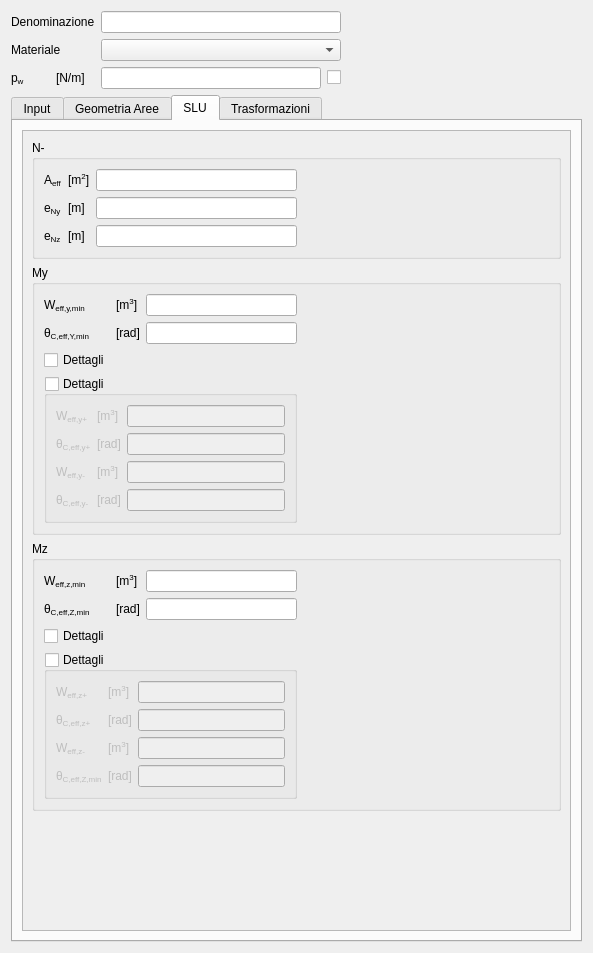
<?xml version="1.0" encoding="UTF-8"?>
<ui version="4.0">
 <class>SectionThinContSteelGUI</class>
 <widget class="QWidget" name="SectionThinContSteelGUI">
  <property name="geometry">
   <rect>
    <x>0</x>
    <y>0</y>
    <width>593</width>
    <height>953</height>
   </rect>
  </property>
  <property name="windowTitle">
   <string>Form</string>
  </property>
  <layout class="QGridLayout" name="gridLayout_2">
   <item row="1" column="0" colspan="2">
    <widget class="QLabel" name="materialLabel">
     <property name="text">
      <string>&lt;html&gt;&lt;/head&gt;
&lt;body&gt;
Materiale
&lt;/body&gt;
&lt;/html&gt;</string>
     </property>
    </widget>
   </item>
   <item row="0" column="0" colspan="2">
    <widget class="QLabelRichName" name="nameLabel">
     <property name="text">
      <string>Denominazione</string>
     </property>
    </widget>
   </item>
   <item row="2" column="0">
    <widget class="QLabelRichName" name="pWLabel">
     <property name="text">
      <string>&lt;html&gt;&lt;/head&gt;
&lt;body&gt;
p&lt;span style=&quot; vertical-align:sub;&quot;&gt;w&lt;/span&gt;
&lt;/body&gt;
&lt;/html&gt;</string>
     </property>
    </widget>
   </item>
   <item row="2" column="1">
    <widget class="QLabelUnitMeasure" name="pWUMLabel">
     <property name="text">
      <string>&lt;html&gt;&lt;/head&gt;
&lt;body&gt;
[N/m]
&lt;/body&gt;&lt;/html&gt;</string>
     </property>
    </widget>
   </item>
   <item row="2" column="2">
    <widget class="QLineEditValue" name="pWLEdit"/>
   </item>
   <item row="0" column="4">
    <spacer name="horizontalSpacer">
     <property name="orientation">
      <enum>Qt::Horizontal</enum>
     </property>
     <property name="sizeHint" stdset="0">
      <size>
       <width>235</width>
       <height>20</height>
      </size>
     </property>
    </spacer>
   </item>
   <item row="3" column="0" colspan="5">
    <widget class="QTabWidget" name="tabWidget">
     <property name="currentIndex">
      <number>2</number>
     </property>
     <widget class="QWidget" name="inputTab">
      <attribute name="title">
       <string>Input</string>
      </attribute>
      <layout class="QGridLayout" name="gridLayout_3">
       <item row="1" column="0">
        <widget class="QLabelRichName" name="tLabel">
         <property name="text">
          <string>t</string>
         </property>
        </widget>
       </item>
       <item row="1" column="2">
        <widget class="QLineEditValue" name="tLEdit"/>
       </item>
       <item row="1" column="1">
        <widget class="QLabelUnitMeasure" name="tUMLabel">
         <property name="text">
          <string>&lt;!DOCTYPE HTML PUBLIC &quot;-//W3C//DTD HTML 4.0//EN&quot; &quot;http://www.w3.org/TR/REC-html40/strict.dtd&quot;&gt;
&lt;html&gt;&lt;head&gt;&lt;meta name=&quot;qrichtext&quot; content=&quot;1&quot; /&gt;&lt;style type=&quot;text/css&quot;&gt;
p, li { white-space: pre-wrap; }
&lt;/style&gt;&lt;/head&gt;&lt;body style=&quot; font-family:'MS Shell Dlg 2'; font-size:8.25pt; font-weight:400; font-style:normal;&quot;&gt;
&lt;p style=&quot; margin-top:0px; margin-bottom:0px; margin-left:0px; margin-right:0px; -qt-block-indent:0; text-indent:0px;&quot;&gt;&lt;span style=&quot; font-size:8pt;&quot;&gt;[m]&lt;/span&gt;&lt;/p&gt;&lt;/body&gt;&lt;/html&gt;</string>
         </property>
        </widget>
       </item>
       <item row="2" column="0" colspan="4">
        <widget class="QGroupBox" name="PointsGBox">
         <property name="title">
          <string>Punti</string>
         </property>
         <layout class="QGridLayout" name="gridLayout">
          <item row="0" column="0" colspan="2">
           <layout class="QHBoxLayout" name="horizontalLayout">
            <item>
             <widget class="QLabelRichName" name="isClosedLabel">
              <property name="text">
               <string>Sezione chiusa</string>
              </property>
             </widget>
            </item>
            <item>
             <widget class="QCheckBoxBool" name="isClosedCheckBox">
              <property name="text">
               <string/>
              </property>
             </widget>
            </item>
            <item>
             <spacer name="isCLosedSpacer">
              <property name="orientation">
               <enum>Qt::Horizontal</enum>
              </property>
              <property name="sizeHint" stdset="0">
               <size>
                <width>40</width>
                <height>20</height>
               </size>
              </property>
             </spacer>
            </item>
           </layout>
          </item>
          <item row="1" column="0">
           <widget class="QPushButton" name="addPointsPButton">
            <property name="text">
             <string>+</string>
            </property>
           </widget>
          </item>
          <item row="1" column="1">
           <widget class="QPushButton" name="removePointsPButton">
            <property name="text">
             <string>-</string>
            </property>
           </widget>
          </item>
          <item row="2" column="0" colspan="2">
           <widget class="QTableView" name="pointsTableView"/>
          </item>
         </layout>
        </widget>
       </item>
       <item row="1" column="3">
        <spacer name="horizontalSpacer_2">
         <property name="orientation">
          <enum>Qt::Horizontal</enum>
         </property>
         <property name="sizeHint" stdset="0">
          <size>
           <width>40</width>
           <height>20</height>
          </size>
         </property>
        </spacer>
       </item>
      </layout>
     </widget>
     <widget class="QWidget" name="geometricDataTab">
      <attribute name="title">
       <string>Geometria Aree</string>
      </attribute>
      <layout class="QGridLayout" name="gridLayout_15">
       <item row="0" column="0">
        <widget class="QScrollArea" name="geometricDataScrollArea">
         <property name="widgetResizable">
          <bool>true</bool>
         </property>
         <widget class="QWidget" name="geometricDataScrollAreaContents">
          <property name="geometry">
           <rect>
            <x>0</x>
            <y>0</y>
            <width>551</width>
            <height>779</height>
           </rect>
          </property>
          <layout class="QGridLayout" name="geometricDataLayout"/>
         </widget>
        </widget>
       </item>
      </layout>
     </widget>
     <widget class="QWidget" name="ULSTab">
      <attribute name="title">
       <string>SLU</string>
      </attribute>
      <layout class="QGridLayout" name="gridLayout_4">
       <item row="0" column="0">
        <widget class="QScrollArea" name="scrollArea">
         <property name="widgetResizable">
          <bool>true</bool>
         </property>
         <widget class="QWidget" name="scrollAreaWidgetContents">
          <property name="geometry">
           <rect>
            <x>0</x>
            <y>0</y>
            <width>537</width>
            <height>833</height>
           </rect>
          </property>
          <layout class="QGridLayout" name="gridLayout_14">
           <item row="0" column="0">
            <widget class="QGroupBox" name="ULSNGBox">
             <property name="title">
              <string>N-</string>
             </property>
             <layout class="QGridLayout" name="gridLayout_13">
              <item row="0" column="0">
               <layout class="QGridLayout" name="gridLayout_12">
                <item row="0" column="0">
                 <widget class="QLabelRichName" name="ANMinusEffLabel">
                  <property name="text">
                   <string>A&lt;span style=&quot;vertical-align:sub;&quot;&gt;eff&lt;/span&gt;</string>
                  </property>
                 </widget>
                </item>
                <item row="0" column="1">
                 <widget class="QLabelUnitMeasure" name="ANMinusEffUMLabel">
                  <property name="text">
                   <string>[m&lt;span style=&quot; vertical-align:super;&quot;&gt;2&lt;/span&gt;]</string>
                  </property>
                 </widget>
                </item>
                <item row="0" column="2">
                 <widget class="QLineEditValue" name="ANMinusEffLEdit"/>
                </item>
                <item row="1" column="0">
                 <widget class="QLabelRichName" name="eGNMinusEffYLabel">
                  <property name="text">
                   <string>e&lt;span style=&quot;vertical-align:sub;&quot;&gt;Ny&lt;/span&gt;</string>
                  </property>
                 </widget>
                </item>
                <item row="1" column="1">
                 <widget class="QLabelUnitMeasure" name="eGNMinusEffYUMLabel">
                  <property name="text">
                   <string>[m]</string>
                  </property>
                 </widget>
                </item>
                <item row="1" column="2">
                 <widget class="QLineEditValue" name="eGNMinusEffYLEdit"/>
                </item>
                <item row="2" column="0">
                 <widget class="QLabelRichName" name="eGNMinusEffZLabel">
                  <property name="text">
                   <string>e&lt;span style=&quot;vertical-align:sub;&quot;&gt;Nz&lt;/span&gt;</string>
                  </property>
                 </widget>
                </item>
                <item row="2" column="1">
                 <widget class="QLabelUnitMeasure" name="eGNMinusEffZUMLabel">
                  <property name="text">
                   <string>[m]</string>
                  </property>
                 </widget>
                </item>
                <item row="2" column="2">
                 <widget class="QLineEditValue" name="eGNMinusEffZLEdit"/>
                </item>
               </layout>
              </item>
              <item row="0" column="1">
               <spacer name="horizontalSpacer_3">
                <property name="orientation">
                 <enum>Qt::Horizontal</enum>
                </property>
                <property name="sizeHint" stdset="0">
                 <size>
                  <width>40</width>
                  <height>20</height>
                 </size>
                </property>
               </spacer>
              </item>
             </layout>
            </widget>
           </item>
           <item row="1" column="0">
            <widget class="QGroupBox" name="ULSMyGBox">
             <property name="title">
              <string>My</string>
             </property>
             <layout class="QGridLayout" name="gridLayout_9">
              <item row="0" column="0">
               <layout class="QGridLayout" name="gridLayout_6">
                <item row="0" column="0">
                 <widget class="QLabelRichName" name="WEffYMinLabel">
                  <property name="text">
                   <string>W&lt;span style=&quot;vertical-align:sub;&quot;&gt;eff,y,min&lt;/span&gt;</string>
                  </property>
                 </widget>
                </item>
                <item row="0" column="1">
                 <widget class="QLabelUnitMeasure" name="WEffYMinUMLabel">
                  <property name="text">
                   <string>[m&lt;span style=&quot; vertical-align:super;&quot;&gt;3&lt;/span&gt;]</string>
                  </property>
                 </widget>
                </item>
                <item row="0" column="2">
                 <widget class="QLineEditValue" name="WEffYMinLEdit"/>
                </item>
                <item row="1" column="0">
                 <widget class="QLabelRichName" name="thetaCMyyMinEffLabel">
                  <property name="text">
                   <string>θ&lt;span style=&quot; vertical-align:sub;&quot;&gt;C,eff,Y,min&lt;/span&gt;</string>
                  </property>
                 </widget>
                </item>
                <item row="1" column="1">
                 <widget class="QLabelUnitMeasure" name="thetaCMyyMinEffUMLabel">
                  <property name="text">
                   <string>[rad]</string>
                  </property>
                 </widget>
                </item>
                <item row="1" column="2">
                 <widget class="QLineEditValue" name="thetaCMyyMinEffLEdit"/>
                </item>
                <item row="2" column="0">
                 <widget class="QCheckBox" name="ULSMyDetailsCheckBox">
                  <property name="text">
                   <string>Dettagli</string>
                  </property>
                 </widget>
                </item>
                <item row="3" column="0" colspan="3">
                 <widget class="QGroupBox" name="ULSMyDetailsGroupBox">
                  <property name="title">
                   <string>Dettagli</string>
                  </property>
                  <property name="checkable">
                   <bool>true</bool>
                  </property>
                  <property name="checked">
                   <bool>false</bool>
                  </property>
                  <layout class="QGridLayout" name="gridLayout_7">
                   <item row="1" column="0">
                    <widget class="QLabelRichName" name="thetaCMyyPlusEffLabel">
                     <property name="text">
                      <string>θ&lt;span style=&quot; vertical-align:sub;&quot;&gt;C,eff,y+&lt;/span&gt;</string>
                     </property>
                    </widget>
                   </item>
                   <item row="2" column="2">
                    <widget class="QLineEditValue" name="WEffYMinusLEdit"/>
                   </item>
                   <item row="0" column="0">
                    <widget class="QLabelRichName" name="WEffYPlusLabel">
                     <property name="text">
                      <string>W&lt;span style=&quot;vertical-align:sub;&quot;&gt;eff,y+&lt;/span&gt;</string>
                     </property>
                    </widget>
                   </item>
                   <item row="0" column="1">
                    <widget class="QLabelUnitMeasure" name="WEffYPlusUMLabel">
                     <property name="text">
                      <string>[m&lt;span style=&quot; vertical-align:super;&quot;&gt;3&lt;/span&gt;]</string>
                     </property>
                    </widget>
                   </item>
                   <item row="0" column="2">
                    <widget class="QLineEditValue" name="WEffYPlusLEdit"/>
                   </item>
                   <item row="2" column="1">
                    <widget class="QLabelUnitMeasure" name="WEffYMinusUMLabel">
                     <property name="text">
                      <string>[m&lt;span style=&quot; vertical-align:super;&quot;&gt;3&lt;/span&gt;]</string>
                     </property>
                    </widget>
                   </item>
                   <item row="2" column="0">
                    <widget class="QLabelRichName" name="WEffYMinusLabel">
                     <property name="text">
                      <string>W&lt;span style=&quot;vertical-align:sub;&quot;&gt;eff,y-&lt;/span&gt;</string>
                     </property>
                    </widget>
                   </item>
                   <item row="1" column="1">
                    <widget class="QLabelUnitMeasure" name="thetaCMyyPlusEffUMLabel">
                     <property name="text">
                      <string>[rad]</string>
                     </property>
                    </widget>
                   </item>
                   <item row="1" column="2">
                    <widget class="QLineEditValue" name="thetaCMyyPlusEffLEdit"/>
                   </item>
                   <item row="3" column="0">
                    <widget class="QLabelRichName" name="thetaCMyyMinusEffLabel">
                     <property name="text">
                      <string>θ&lt;span style=&quot; vertical-align:sub;&quot;&gt;C,eff,y-&lt;/span&gt;</string>
                     </property>
                    </widget>
                   </item>
                   <item row="3" column="1">
                    <widget class="QLabelUnitMeasure" name="thetaCMyyMinusEffUMLabel">
                     <property name="text">
                      <string>[rad]</string>
                     </property>
                    </widget>
                   </item>
                   <item row="3" column="2">
                    <widget class="QLineEditValue" name="thetaCMyyMinusEffLEdit"/>
                   </item>
                  </layout>
                 </widget>
                </item>
               </layout>
              </item>
              <item row="0" column="1">
               <spacer name="horizontalSpacer_4">
                <property name="orientation">
                 <enum>Qt::Horizontal</enum>
                </property>
                <property name="sizeHint" stdset="0">
                 <size>
                  <width>40</width>
                  <height>20</height>
                 </size>
                </property>
               </spacer>
              </item>
             </layout>
            </widget>
           </item>
           <item row="2" column="0">
            <widget class="QGroupBox" name="ULSMzGBox">
             <property name="title">
              <string>Mz</string>
             </property>
             <layout class="QGridLayout" name="gridLayout_8">
              <item row="0" column="0">
               <layout class="QGridLayout" name="gridLayout_10">
                <item row="2" column="0">
                 <widget class="QCheckBox" name="ULSMzDetailsCheckbox">
                  <property name="text">
                   <string>Dettagli</string>
                  </property>
                 </widget>
                </item>
                <item row="0" column="0">
                 <widget class="QLabelRichName" name="WEffZMinLabel">
                  <property name="text">
                   <string>W&lt;span style=&quot;vertical-align:sub;&quot;&gt;eff,z,min&lt;/span&gt;</string>
                  </property>
                 </widget>
                </item>
                <item row="0" column="2">
                 <widget class="QLineEditValue" name="WEffZMinLEdit"/>
                </item>
                <item row="1" column="1">
                 <widget class="QLabelUnitMeasure" name="thetaCMzzMinEffUMLabel">
                  <property name="text">
                   <string>[rad]</string>
                  </property>
                 </widget>
                </item>
                <item row="1" column="0">
                 <widget class="QLabelRichName" name="thetaCMzzMinEffLabel">
                  <property name="text">
                   <string>θ&lt;span style=&quot; vertical-align:sub;&quot;&gt;C,eff,Z,min&lt;/span&gt;</string>
                  </property>
                 </widget>
                </item>
                <item row="0" column="1">
                 <widget class="QLabelUnitMeasure" name="WEffZMinUMLabel">
                  <property name="text">
                   <string>[m&lt;span style=&quot; vertical-align:super;&quot;&gt;3&lt;/span&gt;]</string>
                  </property>
                 </widget>
                </item>
                <item row="1" column="2">
                 <widget class="QLineEditValue" name="thetaCMzzMinEffLEdit"/>
                </item>
                <item row="3" column="0" colspan="3">
                 <widget class="QGroupBox" name="ULSMzDetailsGroupBox">
                  <property name="title">
                   <string>Dettagli</string>
                  </property>
                  <property name="checkable">
                   <bool>true</bool>
                  </property>
                  <property name="checked">
                   <bool>false</bool>
                  </property>
                  <layout class="QGridLayout" name="gridLayout_5">
                   <item row="1" column="1">
                    <widget class="QLabelUnitMeasure" name="thetaCMzzPlusEffUMLabel">
                     <property name="text">
                      <string>[rad]</string>
                     </property>
                    </widget>
                   </item>
                   <item row="1" column="2">
                    <widget class="QLineEditValue" name="thetaCMzzPlusEffLEdit"/>
                   </item>
                   <item row="0" column="2">
                    <widget class="QLineEditValue" name="WEffZPlusLEdit"/>
                   </item>
                   <item row="2" column="0">
                    <widget class="QLabelRichName" name="WEffZMinusLabel">
                     <property name="text">
                      <string>W&lt;span style=&quot;vertical-align:sub;&quot;&gt;eff,z-&lt;/span&gt;</string>
                     </property>
                    </widget>
                   </item>
                   <item row="2" column="2">
                    <widget class="QLineEditValue" name="WEffZMinusLEdit"/>
                   </item>
                   <item row="0" column="0">
                    <widget class="QLabelRichName" name="WEffZPlusLabel">
                     <property name="text">
                      <string>W&lt;span style=&quot;vertical-align:sub;&quot;&gt;eff,z+&lt;/span&gt;</string>
                     </property>
                    </widget>
                   </item>
                   <item row="0" column="1">
                    <widget class="QLabelUnitMeasure" name="WEffZPlusUMLabel">
                     <property name="text">
                      <string>[m&lt;span style=&quot; vertical-align:super;&quot;&gt;3&lt;/span&gt;]</string>
                     </property>
                    </widget>
                   </item>
                   <item row="1" column="0">
                    <widget class="QLabelRichName" name="thetaCMzzPlusEffLabel">
                     <property name="text">
                      <string>θ&lt;span style=&quot; vertical-align:sub;&quot;&gt;C,eff,z+&lt;/span&gt;</string>
                     </property>
                    </widget>
                   </item>
                   <item row="2" column="1">
                    <widget class="QLabelUnitMeasure" name="WEffZMinusUMLabel">
                     <property name="text">
                      <string>[m&lt;span style=&quot; vertical-align:super;&quot;&gt;3&lt;/span&gt;]</string>
                     </property>
                    </widget>
                   </item>
                   <item row="3" column="0">
                    <widget class="QLabelRichName" name="thetaCMzzMinusEffLabel">
                     <property name="text">
                      <string>θ&lt;span style=&quot; vertical-align:sub;&quot;&gt;C,eff,Z,min&lt;/span&gt;</string>
                     </property>
                    </widget>
                   </item>
                   <item row="3" column="1">
                    <widget class="QLabelUnitMeasure" name="thetaCMzzMinusEffUMLabel">
                     <property name="text">
                      <string>[rad]</string>
                     </property>
                    </widget>
                   </item>
                   <item row="3" column="2">
                    <widget class="QLineEditValue" name="thetaCMzzMinusEffLEdit"/>
                   </item>
                  </layout>
                 </widget>
                </item>
               </layout>
              </item>
              <item row="0" column="1">
               <spacer name="horizontalSpacer_5">
                <property name="orientation">
                 <enum>Qt::Horizontal</enum>
                </property>
                <property name="sizeHint" stdset="0">
                 <size>
                  <width>40</width>
                  <height>20</height>
                 </size>
                </property>
               </spacer>
              </item>
             </layout>
            </widget>
           </item>
           <item row="3" column="0">
            <spacer name="verticalSpacer_6">
             <property name="orientation">
              <enum>Qt::Vertical</enum>
             </property>
             <property name="sizeHint" stdset="0">
              <size>
               <width>20</width>
               <height>40</height>
              </size>
             </property>
            </spacer>
           </item>
          </layout>
         </widget>
        </widget>
       </item>
      </layout>
     </widget>
     <widget class="QWidget" name="rotTransTab">
      <attribute name="title">
       <string>Trasformazioni</string>
      </attribute>
      <layout class="QVBoxLayout" name="verticalLayout_3"/>
     </widget>
    </widget>
   </item>
   <item row="2" column="3">
    <widget class="QCheckBoxReadOnly" name="pWCheckBox">
     <property name="text">
      <string/>
     </property>
    </widget>
   </item>
   <item row="1" column="2" colspan="2">
    <widget class="QComboBox" name="materialComboBox"/>
   </item>
   <item row="0" column="2" colspan="2">
    <widget class="QLineEditValue" name="nameLEdit"/>
   </item>
  </layout>
 </widget>
 <customwidgets>
  <customwidget>
   <class>QLabelRichName</class>
   <extends>QLabel</extends>
   <header>qlabelrichname.h</header>
  </customwidget>
  <customwidget>
   <class>QLineEditValue</class>
   <extends>QLineEdit</extends>
   <header>qlineeditvalue.h</header>
  </customwidget>
  <customwidget>
   <class>QLabelUnitMeasure</class>
   <extends>QLabel</extends>
   <header>qlabelunitmeasure.h</header>
  </customwidget>
  <customwidget>
   <class>QCheckBoxReadOnly</class>
   <extends>QCheckBox</extends>
   <header>qcheckboxreadonly.h</header>
  </customwidget>
  <customwidget>
   <class>QCheckBoxBool</class>
   <extends>QCheckBox</extends>
   <header location="global">qcheckboxbool.h</header>
  </customwidget>
 </customwidgets>
 <resources/>
 <connections>
  <connection>
   <sender>ULSMyDetailsCheckBox</sender>
   <signal>toggled(bool)</signal>
   <receiver>ULSMyDetailsGroupBox</receiver>
   <slot>setChecked(bool)</slot>
   <hints>
    <hint type="sourcelabel">
     <x>444</x>
     <y>375</y>
    </hint>
    <hint type="destinationlabel">
     <x>444</x>
     <y>487</y>
    </hint>
   </hints>
  </connection>
  <connection>
   <sender>ULSMyDetailsCheckBox</sender>
   <signal>toggled(bool)</signal>
   <receiver>ULSMyDetailsCheckBox</receiver>
   <slot>setHidden(bool)</slot>
   <hints>
    <hint type="sourcelabel">
     <x>444</x>
     <y>375</y>
    </hint>
    <hint type="destinationlabel">
     <x>444</x>
     <y>375</y>
    </hint>
   </hints>
  </connection>
  <connection>
   <sender>ULSMyDetailsGroupBox</sender>
   <signal>toggled(bool)</signal>
   <receiver>ULSMyDetailsCheckBox</receiver>
   <slot>setChecked(bool)</slot>
   <hints>
    <hint type="sourcelabel">
     <x>444</x>
     <y>487</y>
    </hint>
    <hint type="destinationlabel">
     <x>444</x>
     <y>375</y>
    </hint>
   </hints>
  </connection>
  <connection>
   <sender>ULSMyDetailsGroupBox</sender>
   <signal>toggled(bool)</signal>
   <receiver>ULSMyDetailsGroupBox</receiver>
   <slot>setVisible(bool)</slot>
   <hints>
    <hint type="sourcelabel">
     <x>444</x>
     <y>487</y>
    </hint>
    <hint type="destinationlabel">
     <x>444</x>
     <y>487</y>
    </hint>
   </hints>
  </connection>
  <connection>
   <sender>ULSMzDetailsGroupBox</sender>
   <signal>toggled(bool)</signal>
   <receiver>ULSMzDetailsGroupBox</receiver>
   <slot>setVisible(bool)</slot>
   <hints>
    <hint type="sourcelabel">
     <x>439</x>
     <y>504</y>
    </hint>
    <hint type="destinationlabel">
     <x>439</x>
     <y>504</y>
    </hint>
   </hints>
  </connection>
  <connection>
   <sender>ULSMzDetailsCheckbox</sender>
   <signal>toggled(bool)</signal>
   <receiver>ULSMzDetailsGroupBox</receiver>
   <slot>setChecked(bool)</slot>
   <hints>
    <hint type="sourcelabel">
     <x>439</x>
     <y>392</y>
    </hint>
    <hint type="destinationlabel">
     <x>439</x>
     <y>504</y>
    </hint>
   </hints>
  </connection>
  <connection>
   <sender>ULSMzDetailsCheckbox</sender>
   <signal>toggled(bool)</signal>
   <receiver>ULSMzDetailsCheckbox</receiver>
   <slot>setHidden(bool)</slot>
   <hints>
    <hint type="sourcelabel">
     <x>439</x>
     <y>392</y>
    </hint>
    <hint type="destinationlabel">
     <x>439</x>
     <y>392</y>
    </hint>
   </hints>
  </connection>
  <connection>
   <sender>ULSMzDetailsGroupBox</sender>
   <signal>toggled(bool)</signal>
   <receiver>ULSMzDetailsCheckbox</receiver>
   <slot>setChecked(bool)</slot>
   <hints>
    <hint type="sourcelabel">
     <x>439</x>
     <y>504</y>
    </hint>
    <hint type="destinationlabel">
     <x>439</x>
     <y>392</y>
    </hint>
   </hints>
  </connection>
 </connections>
</ui>
